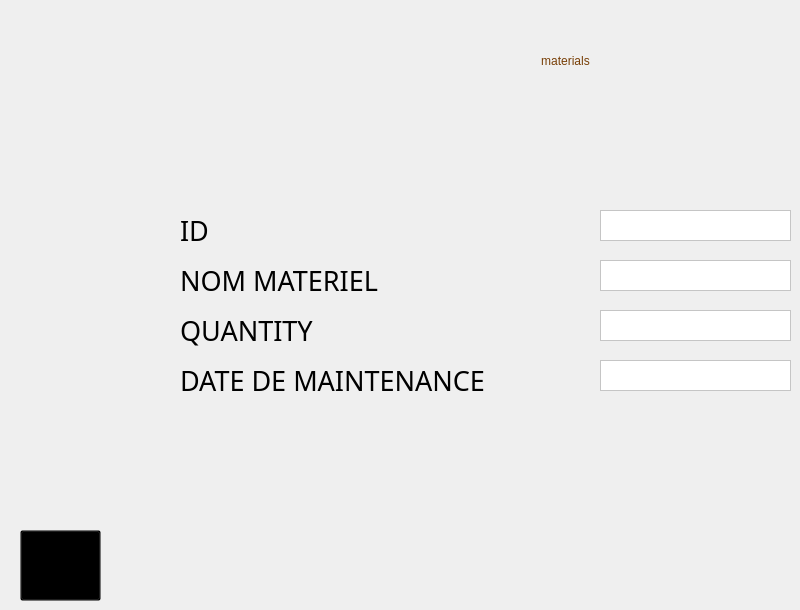
    <widget class="QWidget" name="addMat">
     <widget class="QLabel" name="label_45">
      <property name="geometry">
       <rect>
        <x>1</x>
        <y>10</y>
        <width>151</width>
        <height>91</height>
       </rect>
      </property>
      <property name="styleSheet">
       <string notr="true">image: url(:/img/img/logo.png);
background-color: rgb(0, 0, 0, 0%);</string>
      </property>
      <property name="text">
       <string/>
      </property>
     </widget>
     <widget class="QLabel" name="label_46">
      <property name="geometry">
       <rect>
        <x>380</x>
        <y>0</y>
        <width>371</width>
        <height>121</height>
       </rect>
      </property>
      <property name="styleSheet">
       <string notr="true">color: rgb(120, 63, 7);
font: 40pt &quot;Lemon&quot;;
background-color: rgb(0, 0, 0,0%);</string>
      </property>
      <property name="text">
       <string>materials</string>
      </property>
      <property name="scaledContents">
       <bool>true</bool>
      </property>
      <property name="alignment">
       <set>Qt::AlignCenter</set>
      </property>
     </widget>
     <widget class="QToolButton" name="back_14">
      <property name="geometry">
       <rect>
        <x>20</x>
        <y>530</y>
        <width>81</width>
        <height>71</height>
       </rect>
      </property>
      <property name="styleSheet">
       <string notr="true">background-color: rgb(0, 0, 0, 0%);</string>
      </property>
      <property name="text">
       <string>...</string>
      </property>
      <property name="icon">
       <iconset resource="assets.qrc">
        <normaloff>:/img/img/icons8-back-80.png</normaloff>:/img/img/icons8-back-80.png</iconset>
      </property>
      <property name="iconSize">
       <size>
        <width>60</width>
        <height>60</height>
       </size>
      </property>
     </widget>
     <widget class="QPlainTextEdit" name="plainTextEdit_2">
      <property name="geometry">
       <rect>
        <x>600</x>
        <y>310</y>
        <width>191</width>
        <height>31</height>
       </rect>
      </property>
      <property name="styleSheet">
       <string notr="true">background-color: rgb(255, 255, 255);</string>
      </property>
     </widget>
     <widget class="QLabel" name="label_47">
      <property name="geometry">
       <rect>
        <x>180</x>
        <y>210</y>
        <width>321</width>
        <height>41</height>
       </rect>
      </property>
      <property name="font">
       <font>
        <family>Segoe Print</family>
        <pointsize>20</pointsize>
       </font>
      </property>
      <property name="styleSheet">
       <string notr="true">background-color: rgb(255, 255, 255,0%);</string>
      </property>
      <property name="text">
       <string>ID</string>
      </property>
     </widget>
     <widget class="QPlainTextEdit" name="plainTextEdit_3">
      <property name="geometry">
       <rect>
        <x>600</x>
        <y>260</y>
        <width>191</width>
        <height>31</height>
       </rect>
      </property>
      <property name="styleSheet">
       <string notr="true">background-color: rgb(255, 255, 255);</string>
      </property>
     </widget>
     <widget class="QLabel" name="label_48">
      <property name="geometry">
       <rect>
        <x>180</x>
        <y>260</y>
        <width>321</width>
        <height>41</height>
       </rect>
      </property>
      <property name="font">
       <font>
        <family>Segoe Print</family>
        <pointsize>20</pointsize>
       </font>
      </property>
      <property name="styleSheet">
       <string notr="true">background-color: rgb(255, 255, 255,0%);</string>
      </property>
      <property name="text">
       <string>NOM MATERIEL</string>
      </property>
     </widget>
     <widget class="QPlainTextEdit" name="plainTextEdit">
      <property name="geometry">
       <rect>
        <x>600</x>
        <y>360</y>
        <width>191</width>
        <height>31</height>
       </rect>
      </property>
      <property name="styleSheet">
       <string notr="true">background-color: rgb(255, 255, 255);</string>
      </property>
     </widget>
     <widget class="QLabel" name="label_49">
      <property name="geometry">
       <rect>
        <x>180</x>
        <y>360</y>
        <width>391</width>
        <height>41</height>
       </rect>
      </property>
      <property name="font">
       <font>
        <family>Segoe Print</family>
        <pointsize>20</pointsize>
       </font>
      </property>
      <property name="styleSheet">
       <string notr="true">background-color: rgb(255, 255, 255,0%);</string>
      </property>
      <property name="text">
       <string>DATE DE MAINTENANCE</string>
      </property>
     </widget>
     <widget class="QPlainTextEdit" name="plainTextEdit_4">
      <property name="geometry">
       <rect>
        <x>600</x>
        <y>210</y>
        <width>191</width>
        <height>31</height>
       </rect>
      </property>
      <property name="styleSheet">
       <string notr="true">background-color: rgb(255, 255, 255);</string>
      </property>
     </widget>
     <widget class="QLabel" name="label_50">
      <property name="geometry">
       <rect>
        <x>180</x>
        <y>310</y>
        <width>321</width>
        <height>41</height>
       </rect>
      </property>
      <property name="font">
       <font>
        <family>Segoe Print</family>
        <pointsize>20</pointsize>
       </font>
      </property>
      <property name="styleSheet">
       <string notr="true">background-color: rgb(255, 255, 255,0%);</string>
      </property>
      <property name="text">
       <string>QUANTITY</string>
      </property>
     </widget>
    </widget>
